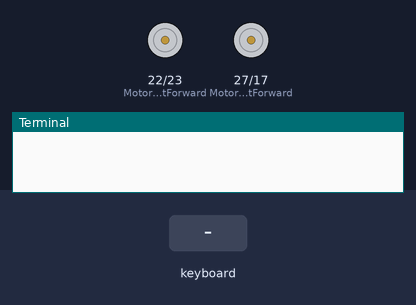
Bench run of a program on a simulated Raspberry Pi (BCM pin numbers). Parts: motor-driver pin pairs drawn as motors (green arrow = first pin HIGH = forward, orange = second pin HIGH = backward, longer = more drive), the last lines printed to the terminal. The inputs (shaded band) are chosen by the test bench. At 7.3 s the program stops and its outputs stay as they are.

Above: at 1.2 s.
1.3 s: key up typed on the keyboard
At 1.7 s:
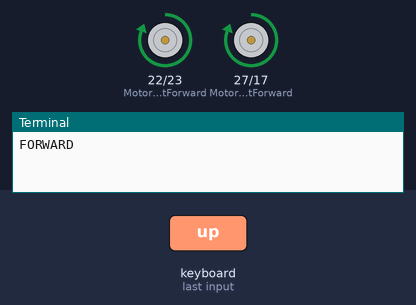
2.8 s: key down typed on the keyboard
At 4.0 s:
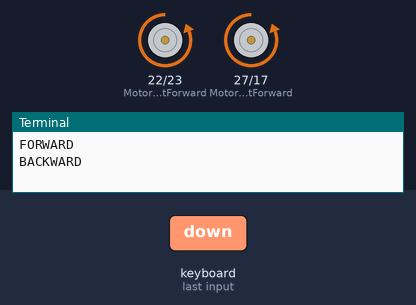
4.3 s: key left typed on the keyboard
At 5.2 s:
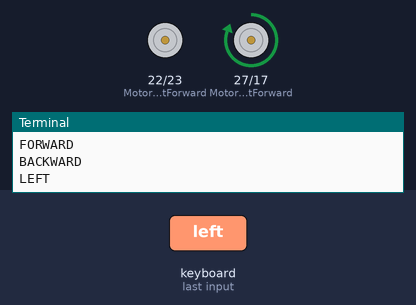
5.8 s: key right typed on the keyboard
At 6.4 s:
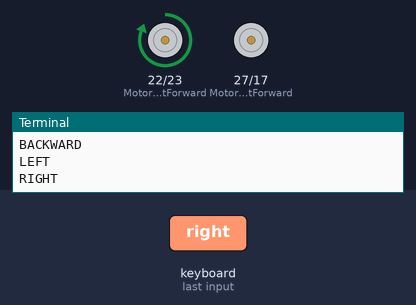
7.3 s: key "q" typed on the keyboard
At 8.5 s:
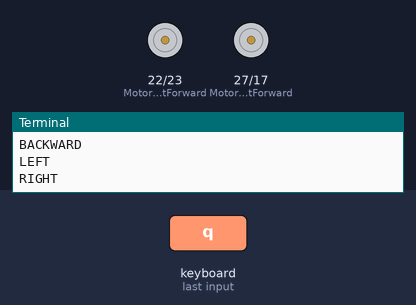
Timing chart, 0 to 8.8 s (numbered marks = the images above; inputs shaded):
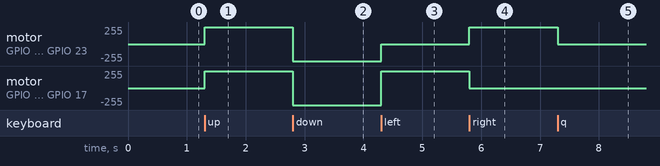

Measured:
- after the input at 1.3 s, motor on GPIO 22 (MotorRightForward) / GPIO 23 (MotorRightBackward), motor on GPIO 27 (MotorLeftForward) / GPIO 17 (MotorLeftBackward): stopped → forward 255/255 at once
- after the input at 2.8 s, motor on GPIO 22 (MotorRightForward) / GPIO 23 (MotorRightBackward), motor on GPIO 27 (MotorLeftForward) / GPIO 17 (MotorLeftBackward): forward 255/255 → backward 255/255 at once
- after the input at 4.3 s, motor on GPIO 22 (MotorRightForward) / GPIO 23 (MotorRightBackward): backward 255/255 → stopped at once; motor on GPIO 27 (MotorLeftForward) / GPIO 17 (MotorLeftBackward): backward 255/255 → forward 255/255 at once
- after the input at 5.8 s, motor on GPIO 22 (MotorRightForward) / GPIO 23 (MotorRightBackward): stopped → forward 255/255 at once; motor on GPIO 27 (MotorLeftForward) / GPIO 17 (MotorLeftBackward): forward 255/255 → stopped at once
- after the input at 7.3 s, motor on GPIO 22 (MotorRightForward) / GPIO 23 (MotorRightBackward): forward 255/255 → stopped at once

The program:

KeyboardControl.py
```python
#Simple Keyboard control through the console
'''
imports
'''
import curses
import RPi.GPIO as GPIO
GPIO.setmode(GPIO.BCM)
'''
Setup of GPIO
'''

MotorLeftBackward = 17 #in pin 11 on RPI 3
MotorLeftForward = 27 #in pin 13 on RPI 3
MotorRightForward = 22 #in pin 15 on RPI 3
MotorRightBackward = 23 #in pin 16 on RPI 3

'''
Init the GPIO pins
'''
GPIO.setup(MotorLeftForward, GPIO.OUT)
GPIO.setup(MotorLeftBackward, GPIO.OUT)
GPIO.setup(MotorRightForward, GPIO.OUT)
GPIO.setup(MotorRightBackward, GPIO.OUT)

#Get the curses window, turn off echoing of keyboard to screen, turn on
#instant (no waiting) key response,  and use special values for cursor keys

screen = curses.initscr()
curses.noecho()
curses.cbreak()
screen.keypad(True)

def init(): #sets all the motors to off
    GPIO.output(MotorLeftForward, False)
    GPIO.output(MotorRightForward, False)
    GPIO.output(MotorLeftBackward, False)
    GPIO.output(MotorRightBackward, False)

def Forward():#makes the robot go forward
    GPIO.output(MotorLeftForward, True)
    GPIO.output(MotorRightForward, True)
    GPIO.output(MotorLeftBackward, False)
    GPIO.output(MotorRightBackward, False)

def Backward():#makes the robot go backwards
    GPIO.output(MotorLeftForward, False)
    GPIO.output(MotorRightForward, False)
    GPIO.output(MotorLeftBackward, True)
    GPIO.output(MotorRightBackward, True)

def Left():#makes the robot go left
    GPIO.output(MotorLeftForward, True)
    GPIO.output(MotorRightForward, False)
    GPIO.output(MotorLeftBackward, False)
    GPIO.output(MotorRightBackward, False)

def Right():#makes the robot go right
    GPIO.output(MotorLeftForward, False)
    GPIO.output(MotorRightForward, True)
    GPIO.output(MotorLeftBackward, False)
    GPIO.output(MotorRightBackward, False)

def Stop():#makes the robot motors stop
    GPIO.output(MotorLeftForward, False)
    GPIO.output(MotorRightForward, False)
    GPIO.output(MotorLeftBackward, False)
    GPIO.output(MotorRightBackward, False)

init() #turns motors off from previous run
try:
    while True:
        char = screen.getch()
        if char == ord('q'): #Quits the program
            break
        elif char == curses.KEY_UP: #Moves Robot forward
            Forward()
            print("FORWARD")
        elif char == curses.KEY_DOWN:
            Backward()
            print("BACKWARD")
        elif char == curses.KEY_LEFT:
            Left()
            print("LEFT")
        elif char == curses.KEY_RIGHT:
            Right()
            print("RIGHT")
        elif char == ord('s'):
            Stop()
            print("STOP")
finally:
    #Close down curses properly,inc turn echo back on!
    curses.nocbreak(); screen.keypad(0); curses.echo()
    curses.endwin()
    GPIO.cleanup()
```
